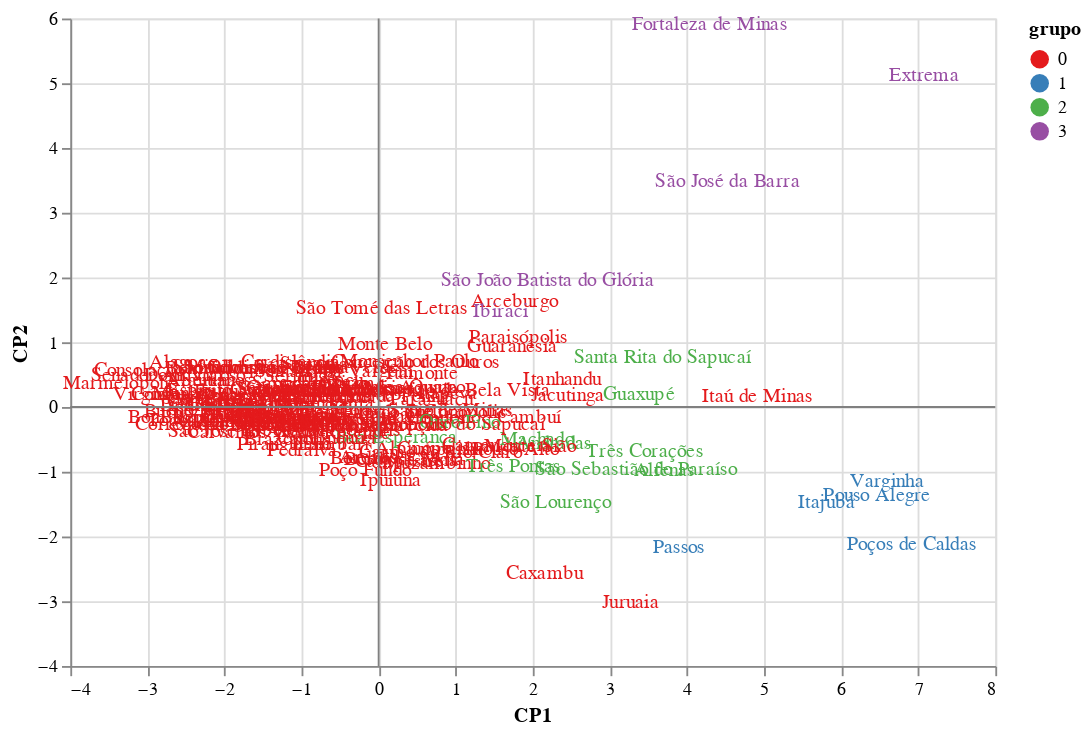

Notebook code for this chart:
### Code cell
# diagrama de dispersão dos CPs usando altair

g = alt.Chart(resultado, height=350, width=500).mark_text().encode(
    alt.X('cp1', scale=alt.Scale(domain=[resultado.cp1.min(), resultado.cp1.max()]), axis=alt.Axis(title='CP1')),
    alt.Y('cp2', scale=alt.Scale(domain=[resultado.cp2.min(), resultado.cp2.max()]), axis=alt.Axis(title='CP2')),
    text='obs',
    color=alt.Color('grupo:O', scale=alt.Scale(scheme='set1'))
)
# eixo x = 0
bar_x = alt.Chart(pd.DataFrame({'zero': [0]})).mark_rule(color='gray').encode(
    x='zero:Q'
)
# eixo y = 0
bar_y = alt.Chart(pd.DataFrame({'zero': [0]})).mark_rule(color='gray').encode(
    y='zero:Q'
)
g + bar_x + bar_y

### Figure 1 — Vega-Lite specification as saved in the notebook (floating-point values rounded to 4 significant figures; data arrays with more than 128 entries replaced by an {"elided": "..."} marker saying what was removed)
{"config": {"view": {"continuousWidth": 300, "continuousHeight": 300}}, "layer": [{"data": {"name": "data-63ca24a4ad3a26bd1d304ac767c5a7a0"}, "mark": {"type": "text"}, "encoding": {"color": {"field": "grupo", "scale": {"scheme": "set1"}, "type": "ordinal"}, "text": {"field": "obs", "type": "nominal"}, "x": {"axis": {"title": "CP1"}, "field": "cp1", "scale": {"domain": [-3.355, 7.075]}, "type": "quantitative"}, "y": {"axis": {"title": "CP2"}, "field": "cp2", "scale": {"domain": [-3.016, 5.912]}, "type": "quantitative"}}}, {"data": {"name": "data-42990c68f268a11fa16682fcd3437a6f"}, "mark": {"type": "rule", "color": "gray"}, "encoding": {"x": {"field": "zero", "type": "quantitative"}}}, {"data": {"name": "data-42990c68f268a11fa16682fcd3437a6f"}, "mark": {"type": "rule", "color": "gray"}, "encoding": {"y": {"field": "zero", "type": "quantitative"}}}], "height": 350, "width": 500, "$schema": "https://vega.github.io/schema/vega-lite/v5.20.1.json", "datasets": {"data-63ca24a4ad3a26bd1d304ac767c5a7a0": {"elided": "146 records"}, "data-42990c68f268a11fa16682fcd3437a6f": [{"zero": 0}]}}
